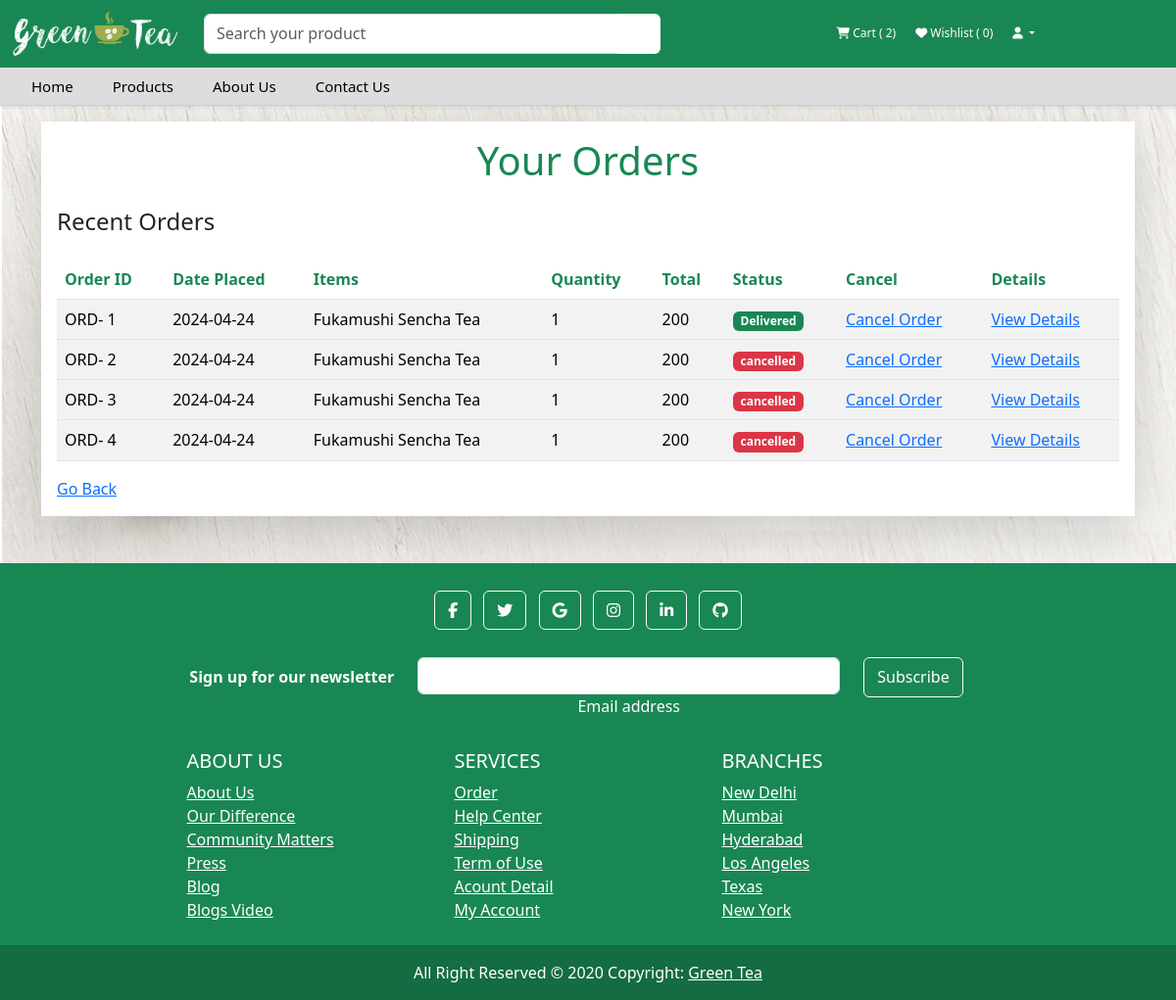
Screenshot of /order.php (signed in) with the database file from the repository.
### tables this page shows
CREATE TABLE `orders` (
  `user_name` varchar(255) NOT NULL,
  `first_name` varchar(255) NOT NULL,
  `last_name` varchar(255) NOT NULL,
  `order_id` bigint(255) NOT NULL,
  `p_names` mediumtext NOT NULL,
  `order_date` date NOT NULL,
  `quantity` varchar(11) NOT NULL DEFAULT '1',
  `total_price` bigint(20) NOT NULL,
  `payment_method` varchar(255) NOT NULL,
  `email` varchar(255) NOT NULL,
  `phone_number` varchar(15) NOT NULL,
  `address` varchar(255) NOT NULL,
  `order_status` varchar(255) NOT NULL DEFAULT 'Pending'
);

### order.php (the view, shortened to what this page needs)
<?php
include 'header.php';
$sql = "SELECT * FROM orders WHERE user_name='$username'";
$result = mysqli_query($con, $sql);
if ($result = mysqli_query($con, $sql)) {
    $rowcount = mysqli_num_rows($result);
}
?>
<!DOCTYPE html>
<html lang="en">
<head>
    <link rel="stylesheet" href="style.css">
    <link rel="stylesheet" href="https://cdnjs.cloudflare.com/ajax/libs/font-awesome/6.5.1/css/all.min.css">
</head>
<body>
    <div class="container">
        <div class="bg-white shadow-lg mt-3 p-3">
            <h1 class="text-center text-success mb-4">Your Orders</h1>
            <div class="order-list table-responsive">
                <h4 class="mb-4">Recent Orders</h4>
                <?php
                if ($rowcount > 0) {
                    ?>
                    <table class="table table-striped">
                        <thead>
                            <tr>
                                <th scope="col" class="text-success">Order ID</th>
                                <th scope="col" class="text-success">Date Placed</th>
                                <th scope="col" class="text-success">Items</th>
                                <th scope="col" class="text-success">Quantity</th>
                                <th scope="col" class="text-success">Total</th>
                                <th scope="col" class="text-success">Status</th>
                                <th scope="col" class="text-success">Cancel</th>
                                <th scope="col" class="order-details text-success">Details</th>
                            </tr>
                        </thead>
                        <?php
                        while ($row = $result->fetch_assoc()) {
                            $orderid = $row['order_id'];
                            ?>
                            <tbody>
                                <tr>
                                    <td>ORD-
                                        <?php echo $id= $row['order_id'] ?>
                                    </td>
                                    <td>
                                        <?php echo $row['order_date'] ?>
                                    </td>
                                    <td>
                                        <?php echo $row['p_names'] ?>
                                    </td>
                                     <td>
                                        <?php echo $row['quantity'] ?>
                                    </td>
                                    <td>
                                        <?php echo $row['total_price'] ?>
                                    </td>
                                    <td>
                                        <?php
                                        if ($row['order_status'] == "Pending") {
                                            ?>
                                                <span class="badge bg-danger">
                                                    <?php echo $row['order_status'] ?>
                                                </span>
                                                <?php
                                        }
                                        elseif ($row['order_status'] == "Processing") {
                                            ?>
                                            <span class="badge bg-warning">
                                                <?php echo $row['order_status'] ?>
                                            </span>
                                            <?php
                                        } elseif ($row['order_status'] == "Shipped") {
                                            ?>
                                            <span class="badge bg-primary">
                                                <?php echo $row['order_status'] ?>
                                            </span>
                                            <?php
                                        } elseif ($row['order_status'] == "Delivered") {
                                            ?>
                                            <span class="badge bg-success">
                                                <?php echo $row['order_status'] ?>
                                            </span>
                                            <?php
                                        } else {
                                            ?>
                                            <span class="badge bg-danger">
                                                <?php echo $row['order_status'] ?>
                                            </span>
                                            <?php
                                        }
                                        ?>
                                    </td>
                                     <td>
                                                   <a href="cancelorder.php?id=<?php echo $id ?>" name="cancel">Cancel Order</a>
                                            </td>
                                    <td class="order-details"><a href="invoice1.php?ordid=<?php echo $orderid ?>"
                                            class="text-primary" data-bs-toggle="modal" data-bs-target="#orderDetailsModal">View
                                            Details</a></td>
                                </tr>
                            </tbody>
                            <?php
                        }
                } else {
                    ?>
                        <p>No orders Place</p>
                        <a href="product.php">Explore</a><br>
                        <?php
                }
                ?>
                </table>
                <a href="index.php">Go Back</a>
            </div>
        </div>
    </div>
    <?php
    include 'footer.php';
    ?>
</body>
</html>

### style.css (style rules this page uses)
* { max-width: 100%; max-height: 100%; }
body { background-image: url(image/body-bg.jpg); }

### rows the page displays
orders: order_id "1", order_date "2024-04-24", p_names "Fukamushi Sencha Tea", quantity "1", total_price "200", order_status "Delivered"
orders: order_id "2", order_date "2024-04-24", p_names "Fukamushi Sencha Tea", quantity "1", total_price "200", order_status "cancelled"
orders: order_id "3", order_date "2024-04-24", p_names "Fukamushi Sencha Tea", quantity "1", total_price "200", order_status "cancelled"
orders: order_id "4", order_date "2024-04-24", p_names "Fukamushi Sencha Tea", quantity "1", total_price "200", order_status "cancelled"

### other values shown
$rowcount "2"
$rowcount1 "0"
